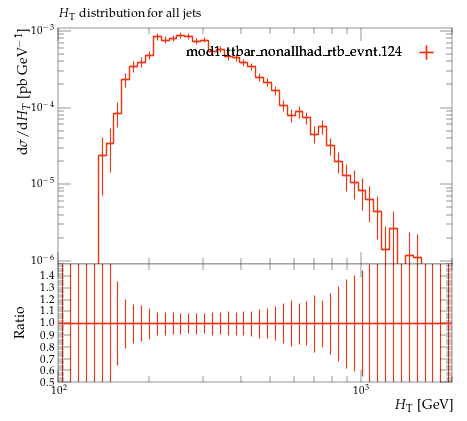

Write the Python code that produced this figure.
#! /usr/bin/env python

# This Python script was auto-generated using YODA v2.0.2.
# Analysis object: /MC_TTBAR/onelep_jet_HT
# Timestamp: 07-08-2026 (10:19:45)

import matplotlib as mpl
import matplotlib.pyplot as plt
mpl.use('Agg') # comment out for interactive use
import os
import numpy as np

plotDir = os.path.split(os.path.realpath(__file__))[0]
if 'YODA_USER_PLOT_PATH' in globals():
    plot_outdir = globals()['YODA_USER_PLOT_PATH']
else:
    plot_outdir = plotDir

#plot style
plt.style.use(os.path.join(plotDir, '../default.mplstyle'))
# plot metadata
figW, figH = plt.rcParams['figure.figsize']
ax_xLabel = r'$H_\mathrm{T}$ [GeV]'
ax_yLabel = r'$\mathrm{d}\sigma/\mathrm{d}H_T$ [pb GeV$^{-1}$]'
ax_title  = r'$H_\mathrm{T}$ distribution for all jets'
ax_xScale = 'log'
ax_yScale = 'log'
xLims = (100.0, 2000.0)
yLims = (9e-07, 0.0011)

# TeX-friendly labels for the legend
labels = {
    'legend' : ([ r"mod1\_ttbar\_nonallhad\_rtb\_evnt.124" ], r""),
}

# Adjust canvas width and height
canvasW = 10.0
canvasH = 9.0
figW *= canvasW/10.
figH *= canvasH/9.

# Create figure and axis objects
fig, (ax, ratio0_ax) = plt.subplots(2, 1, sharex=True,
                  figsize=(figW,figH), gridspec_kw={'height_ratios': (6.0, 3.0)})

# Set figure margins
plt.subplots_adjust(
    left   = 1.0 * plt.rcParams['figure.subplot.left'],
    right  = 1.0 * plt.rcParams['figure.subplot.right'],
    top    = 1.0 * plt.rcParams['figure.subplot.top'],
    bottom = 1.0 * plt.rcParams['figure.subplot.bottom'])

ratio0_ax.yaxis.set_major_locator(mpl.ticker.MultipleLocator(0.1))
ratio0_ax.set_ylim(0.5, 1.4999)
ratio0_ax.set_ylabel('Ratio')

# the numerical data is stored in a separate file
dataf = dict()
prefix = os.path.split(__file__)[0]
if prefix:    prefix = prefix + '/'
exec(open(prefix+'onelep_jet_HT__data.py').read(), dataf)


legend_handles = dict() # keep track of handles for the legend

# style options for curves
# starts at zorder>=5 to draw curve on top of legend
styles = {
  'mod1_ttbar_nonallhad_rtb_evnt.124.yoda.gz': {
    'color' : '#EE3311',
    'linestyle' : '-',
    'linewidth' : 1,
    'marker' : 'none',
    'markersize' : 2,
    'capsize' : 0.0,
    'zorder' : 5,
    'histstyle' : 1,
    'drawstyle' : 'steps-pre',
    'xerrorbars' : 1,
    'yerrorbars' : 1,
    'fillcolor' : None,
    'fillopacity' : 1.0,
    'ratio0_linestyle' : '-',
    'ratio0_linewidth' : 1,
    'ratio0_marker' : 'none',
    'ratio0_markersize' : 2,
    'ratio0_capsize' : 0.0,
    'ratio0_zorder' : 5,
    'ratio0_histstyle' : 1,
    'ratio0_drawstyle' : 'steps-pre',
    'ratio0_xerrorbars' : 1,
    'ratio0_yerrorbars' : 1,
  },
}

# curve from input yoda files in main panel
for label, yvals in dataf['yvals'].items():
    if all(np.isnan(v) for v in dataf['yvals'][label]):
        continue
    tmp = None
    if styles[label]['histstyle']: # draw as histogram
        xpos = dataf['xedges'][label] if styles[label]['drawstyle'] else dataf['xpoints'][label]
        ypos = np.insert(yvals, 0, yvals[0]) if styles[label]['drawstyle'] else yvals
        if styles[label]['fillcolor']: # fill area below curve
            ax.fill_between(xpos, ypos, step='pre',
                            color=styles[label]['fillcolor'],
                            alpha=styles[label]['fillopacity'])
        tmp, = ax.plot(xpos, ypos,
                       color=styles[label]['color'],
                       linestyle=styles[label]['linestyle'],
                       linewidth=styles[label]['linewidth'],
                       drawstyle=styles[label]['drawstyle'], solid_joinstyle='miter',
                       zorder=styles[label]['zorder'], label=label)
    tmp = ax.errorbar(dataf['xpoints'][label], yvals,
                      xerr=np.array(dataf['xerrs'][label])*styles[label]['xerrorbars'],
                      yerr=np.array(dataf['yerrs'][label])*styles[label]['yerrorbars'],
                      fmt=styles[label]['marker'], capsize=styles[label]['capsize'],
                      markersize=styles[label]['markersize'],
                      ecolor=styles[label]['color'],
                      color=styles[label]['color'], zorder=styles[label]['zorder'])
    tmp[-1][0].set_linestyle(styles[label]['linestyle'])
    tmp[-1][0].set_linewidth(styles[label]['linewidth'])
    if label in dataf['add_legend_handle']:  legend_handles[label] = tmp
    for varLabel in dataf['variation_yvals'].keys():
        if varLabel.startswith(label):
            tmp, = ax.plot(dataf['xedges'][label], dataf['variation_yvals'][varLabel],
                           color=styles[label]['color'],
                           linestyle=styles[label]['linestyle'],
                           linewidth=styles[label]['linewidth'],
                           drawstyle='steps-pre', solid_joinstyle='miter',
                           zorder=styles[label]['zorder'], alpha=0.5)


# plots on ratio panel
# curve from input yoda files in ratio panel
for label, yvals in dataf['ratio0_yvals'].items():
    if all(np.isnan(v) for v in yvals):
        continue
    if styles[label]['ratio0_histstyle']: # plot as histogram
        xpos = dataf['xedges']['mod1_ttbar_nonallhad_rtb_evnt.124.yoda.gz'] if styles[label]['ratio0_drawstyle'] else dataf['xpoints']['mod1_ttbar_nonallhad_rtb_evnt.124.yoda.gz']
        ypos = np.insert(yvals, 0, yvals[0]) if styles[label]['ratio0_drawstyle'] else yvals
        ratio0_ax.plot(xpos, ypos,
                       color=styles[label]['color'],
                       linewidth=styles[label]['linewidth'],
                       linestyle=styles[label]['ratio0_linestyle'],
                       drawstyle=styles[label]['ratio0_drawstyle'], zorder=styles[label]['zorder'],
                       solid_joinstyle='miter')
    tmp = ratio0_ax.errorbar(dataf['xpoints']['mod1_ttbar_nonallhad_rtb_evnt.124.yoda.gz'], yvals,
                             xerr=np.array(dataf['ref_xerrs'])*styles[label]['ratio0_xerrorbars'],
                             yerr=np.array(dataf['ratio0_yerrs'][label])*styles[label]['ratio0_yerrorbars'],
                             fmt=styles[label]['ratio0_marker'], capsize=styles[label]['ratio0_capsize'],
                             markersize=styles[label]['ratio0_markersize'],
                             ecolor=styles[label]['color'],
                             color=styles[label]['color'])
    tmp[-1][0].set_linestyle(styles[label]['ratio0_linestyle'])
    tmp[-1][0].set_linewidth(styles[label]['ratio0_linewidth'])

    for varlabel in dataf['ratio0_variation_vals'].keys():
        if varlabel.startswith(label):
            ratio0_ax.plot(dataf['xedges']['mod1_ttbar_nonallhad_rtb_evnt.124.yoda.gz'],
                            dataf['ratio0_variation_vals'][varlabel],
                            color=styles[label]['color'],
                            linestyle=styles[label]['linestyle'],
                            linewidth=styles[label]['linewidth'],
                            drawstyle='steps-pre', solid_joinstyle='miter',
                            zorder=1, alpha=0.5)

legend_items = list(legend_handles.values())
ax.add_artist(ax.legend(legend_items,
                        labels['legend'][0],
                        title=labels['legend'][1],
                        alignment='right',
                        loc='upper right',
                        bbox_to_anchor=(1.0, 0.97),markerfirst=False))

# set plot metadata as defined above
ratio0_ax.set_xlabel(ax_xLabel)
ratio0_ax.xaxis.set_label_coords(1., -0.15)
ax.set_ylabel(ax_yLabel, ha='right', va='top')
ax.yaxis.set_label_coords(-0.11, 1.0)
ax.set_title(ax_title, loc='left')
ax.set_xscale(ax_xScale)
ax.set_yscale(ax_yScale)
ax.set_xlim(xLims)
ax.set_ylim(yLims)

# tick formatting
plt.rcParams['xtick.top'] = True
plt.rcParams['ytick.right'] = True
ax.yaxis.set_major_locator(mpl.ticker.LogLocator(base=10.0, numticks=np.inf))
ax.yaxis.set_minor_locator(mpl.ticker.LogLocator(
                           base=10.0, subs=np.arange(0.1, 1, 0.1), numticks=np.inf))
fig.align_ylabels((ax, ratio0_ax))
plt.savefig(os.path.join(plot_outdir, 'onelep_jet_HT.pdf'), format='PDF')
plt.savefig(os.path.join(plot_outdir, 'onelep_jet_HT.png'), format='PNG')

plt.close(fig)
